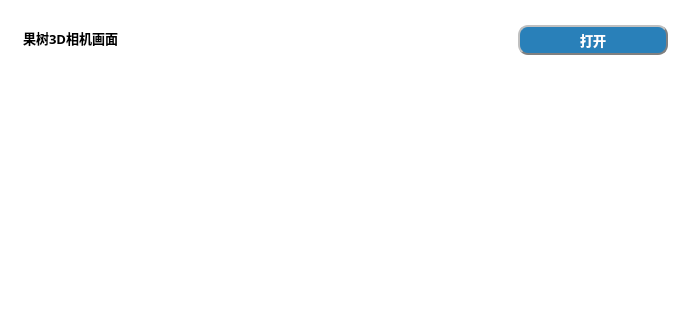
   <widget class="QFrame" name="frame_7">
    <property name="geometry">
     <rect>
      <x>440</x>
      <y>20</y>
      <width>691</width>
      <height>331</height>
     </rect>
    </property>
    <property name="styleSheet">
     <string notr="true">background-color: rgb(255, 255, 255);
border-style:outset;
border-radius:10px;
</string>
    </property>
    <property name="frameShape">
     <enum>QFrame::StyledPanel</enum>
    </property>
    <property name="frameShadow">
     <enum>QFrame::Raised</enum>
    </property>
    <widget class="QWidget" name="gridLayoutWidget_2">
     <property name="geometry">
      <rect>
       <x>20</x>
       <y>20</y>
       <width>651</width>
       <height>291</height>
      </rect>
     </property>
     <layout class="QGridLayout" name="gridLayout_2">
      <item row="0" column="1">
       <widget class="QPushButton" name="pushButton_openCamera1">
        <property name="sizePolicy">
         <sizepolicy hsizetype="Fixed" vsizetype="Fixed">
          <horstretch>0</horstretch>
          <verstretch>0</verstretch>
         </sizepolicy>
        </property>
        <property name="minimumSize">
         <size>
          <width>30</width>
          <height>30</height>
         </size>
        </property>
        <property name="maximumSize">
         <size>
          <width>150</width>
          <height>30</height>
         </size>
        </property>
        <property name="font">
         <font>
          <family>微软雅黑</family>
          <pointsize>10</pointsize>
          <weight>75</weight>
          <bold>true</bold>
         </font>
        </property>
        <property name="cursor">
         <cursorShape>PointingHandCursor</cursorShape>
        </property>
        <property name="mouseTracking">
         <bool>false</bool>
        </property>
        <property name="layoutDirection">
         <enum>Qt::RightToLeft</enum>
        </property>
        <property name="autoFillBackground">
         <bool>false</bool>
        </property>
        <property name="styleSheet">
         <string notr="true">background-color: rgb(41, 128, 185);
color: rgb(255, 255, 255);
border-radius:10px;
border:2px groove gray;
border-style:outset;</string>
        </property>
        <property name="text">
         <string>打开</string>
        </property>
        <property name="iconSize">
         <size>
          <width>40</width>
          <height>30</height>
         </size>
        </property>
        <property name="flat">
         <bool>false</bool>
        </property>
       </widget>
      </item>
      <item row="0" column="0">
       <widget class="QLineEdit" name="lineEdit_24">
        <property name="minimumSize">
         <size>
          <width>320</width>
          <height>30</height>
         </size>
        </property>
        <property name="maximumSize">
         <size>
          <width>320</width>
          <height>30</height>
         </size>
        </property>
        <property name="font">
         <font>
          <family>微软雅黑</family>
          <pointsize>10</pointsize>
          <weight>75</weight>
          <italic>false</italic>
          <bold>true</bold>
          <kerning>false</kerning>
         </font>
        </property>
        <property name="contextMenuPolicy">
         <enum>Qt::NoContextMenu</enum>
        </property>
        <property name="layoutDirection">
         <enum>Qt::RightToLeft</enum>
        </property>
        <property name="styleSheet">
         <string notr="true">color: rgb(0, 0, 0);</string>
        </property>
        <property name="text">
         <string notr="true">果树3D相机画面</string>
        </property>
        <property name="maxLength">
         <number>80</number>
        </property>
        <property name="frame">
         <bool>false</bool>
        </property>
        <property name="dragEnabled">
         <bool>false</bool>
        </property>
        <property name="readOnly">
         <bool>true</bool>
        </property>
       </widget>
      </item>
      <item row="1" column="1">
       <widget class="QLabel" name="label_camera1_depth">
        <property name="minimumSize">
         <size>
          <width>320</width>
          <height>240</height>
         </size>
        </property>
        <property name="maximumSize">
         <size>
          <width>320</width>
          <height>240</height>
         </size>
        </property>
        <property name="layoutDirection">
         <enum>Qt::RightToLeft</enum>
        </property>
        <property name="text">
         <string/>
        </property>
       </widget>
      </item>
      <item row="1" column="0">
       <widget class="QLabel" name="label_camera1_color">
        <property name="minimumSize">
         <size>
          <width>320</width>
          <height>240</height>
         </size>
        </property>
        <property name="maximumSize">
         <size>
          <width>320</width>
          <height>240</height>
         </size>
        </property>
        <property name="text">
         <string/>
        </property>
       </widget>
      </item>
     </layout>
    </widget>
   </widget>
